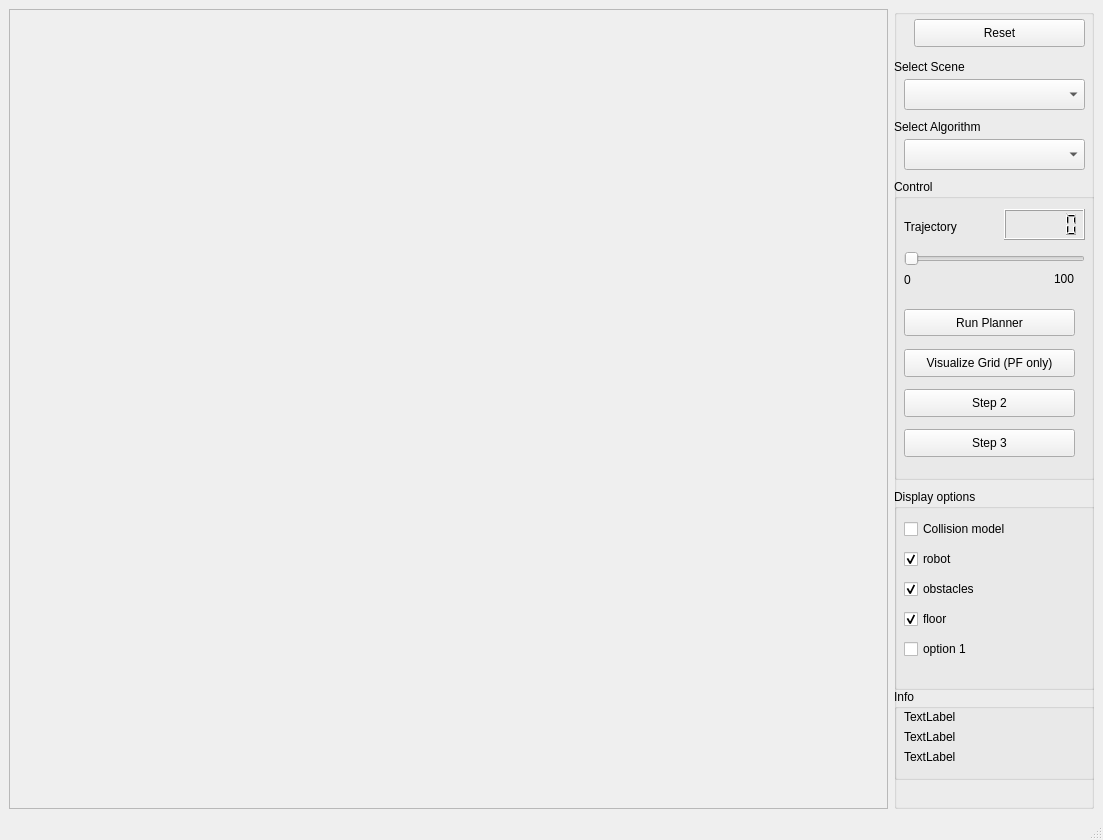
<?xml version="1.0" encoding="UTF-8"?>
<ui version="4.0">
 <class>PathPlanning</class>
 <widget class="QMainWindow" name="PathPlanning">
  <property name="geometry">
   <rect>
    <x>0</x>
    <y>0</y>
    <width>1103</width>
    <height>840</height>
   </rect>
  </property>
  <property name="windowTitle">
   <string>PathPlanning</string>
  </property>
  <widget class="QWidget" name="centralwidget">
   <layout class="QGridLayout" name="gridLayout">
    <item row="0" column="0">
     <widget class="QFrame" name="frameViewer">
      <property name="frameShape">
       <enum>QFrame::StyledPanel</enum>
      </property>
      <property name="frameShadow">
       <enum>QFrame::Raised</enum>
      </property>
     </widget>
    </item>
    <item row="0" column="1">
     <widget class="QGroupBox" name="groupBox">
      <property name="maximumSize">
       <size>
        <width>200</width>
        <height>16777215</height>
       </size>
      </property>
      <property name="title">
       <string/>
      </property>
      <widget class="QPushButton" name="pushButtonReset">
       <property name="geometry">
        <rect>
         <x>20</x>
         <y>10</y>
         <width>171</width>
         <height>28</height>
        </rect>
       </property>
       <property name="text">
        <string>Reset</string>
       </property>
      </widget>
      <widget class="QGroupBox" name="groupBox_2">
       <property name="geometry">
        <rect>
         <x>0</x>
         <y>480</y>
         <width>201</width>
         <height>201</height>
        </rect>
       </property>
       <property name="title">
        <string>Display options</string>
       </property>
       <widget class="QCheckBox" name="checkBoxColModel">
        <property name="geometry">
         <rect>
          <x>10</x>
          <y>30</y>
          <width>131</width>
          <height>20</height>
         </rect>
        </property>
        <property name="text">
         <string>Collision model</string>
        </property>
       </widget>
       <widget class="QCheckBox" name="checkBoxRobot">
        <property name="geometry">
         <rect>
          <x>10</x>
          <y>60</y>
          <width>131</width>
          <height>20</height>
         </rect>
        </property>
        <property name="text">
         <string>robot</string>
        </property>
        <property name="checked">
         <bool>true</bool>
        </property>
       </widget>
       <widget class="QCheckBox" name="checkBoxObstacles">
        <property name="geometry">
         <rect>
          <x>10</x>
          <y>90</y>
          <width>131</width>
          <height>20</height>
         </rect>
        </property>
        <property name="text">
         <string>obstacles</string>
        </property>
        <property name="checked">
         <bool>true</bool>
        </property>
       </widget>
       <widget class="QCheckBox" name="checkBoxFloor">
        <property name="geometry">
         <rect>
          <x>10</x>
          <y>120</y>
          <width>131</width>
          <height>20</height>
         </rect>
        </property>
        <property name="text">
         <string>floor</string>
        </property>
        <property name="checked">
         <bool>true</bool>
        </property>
       </widget>
       <widget class="QCheckBox" name="checkBoxOption1">
        <property name="geometry">
         <rect>
          <x>10</x>
          <y>150</y>
          <width>131</width>
          <height>20</height>
         </rect>
        </property>
        <property name="text">
         <string>option 1</string>
        </property>
       </widget>
      </widget>
      <widget class="QGroupBox" name="groupBox_3">
       <property name="geometry">
        <rect>
         <x>0</x>
         <y>170</y>
         <width>201</width>
         <height>301</height>
        </rect>
       </property>
       <property name="title">
        <string>Control</string>
       </property>
       <property name="flat">
        <bool>false</bool>
       </property>
       <property name="checkable">
        <bool>false</bool>
       </property>
       <widget class="QLabel" name="label_2">
        <property name="geometry">
         <rect>
          <x>10</x>
          <y>40</y>
          <width>71</width>
          <height>16</height>
         </rect>
        </property>
        <property name="text">
         <string>Trajectory</string>
        </property>
       </widget>
       <widget class="QLCDNumber" name="lcdNumberTrajectory">
        <property name="geometry">
         <rect>
          <x>110</x>
          <y>30</y>
          <width>81</width>
          <height>31</height>
         </rect>
        </property>
        <property name="smallDecimalPoint">
         <bool>true</bool>
        </property>
        <property name="digitCount">
         <number>5</number>
        </property>
        <property name="value" stdset="0">
         <double>0.000000000000000</double>
        </property>
       </widget>
       <widget class="QSlider" name="horizontalSliderTrajectory">
        <property name="geometry">
         <rect>
          <x>10</x>
          <y>70</y>
          <width>181</width>
          <height>20</height>
         </rect>
        </property>
        <property name="maximum">
         <number>1000</number>
        </property>
        <property name="pageStep">
         <number>50</number>
        </property>
        <property name="orientation">
         <enum>Qt::Horizontal</enum>
        </property>
       </widget>
       <widget class="QLabel" name="labelMinPos">
        <property name="geometry">
         <rect>
          <x>10</x>
          <y>90</y>
          <width>91</width>
          <height>21</height>
         </rect>
        </property>
        <property name="text">
         <string>0</string>
        </property>
       </widget>
       <widget class="QLabel" name="labelMaxPos">
        <property name="geometry">
         <rect>
          <x>160</x>
          <y>90</y>
          <width>41</width>
          <height>20</height>
         </rect>
        </property>
        <property name="layoutDirection">
         <enum>Qt::RightToLeft</enum>
        </property>
        <property name="text">
         <string>100</string>
        </property>
       </widget>
       <widget class="QPushButton" name="visualizeGridButton">
        <property name="geometry">
         <rect>
          <x>10</x>
          <y>170</y>
          <width>171</width>
          <height>28</height>
         </rect>
        </property>
        <property name="text">
         <string>Visualize Grid (PF only)</string>
        </property>
       </widget>
       <widget class="QPushButton" name="pushButtonStep2">
        <property name="geometry">
         <rect>
          <x>10</x>
          <y>210</y>
          <width>171</width>
          <height>28</height>
         </rect>
        </property>
        <property name="text">
         <string>Step 2</string>
        </property>
       </widget>
       <widget class="QPushButton" name="pushButtonStep3">
        <property name="geometry">
         <rect>
          <x>10</x>
          <y>250</y>
          <width>171</width>
          <height>28</height>
         </rect>
        </property>
        <property name="text">
         <string>Step 3</string>
        </property>
       </widget>
       <widget class="QPushButton" name="pushButtonRunPlanner">
        <property name="geometry">
         <rect>
          <x>10</x>
          <y>130</y>
          <width>171</width>
          <height>27</height>
         </rect>
        </property>
        <property name="text">
         <string>Run Planner</string>
        </property>
       </widget>
      </widget>
      <widget class="QGroupBox" name="groupBox_5">
       <property name="geometry">
        <rect>
         <x>0</x>
         <y>680</y>
         <width>201</width>
         <height>91</height>
        </rect>
       </property>
       <property name="title">
        <string>Info</string>
       </property>
       <widget class="QLabel" name="labelInfo1">
        <property name="geometry">
         <rect>
          <x>10</x>
          <y>20</y>
          <width>181</width>
          <height>16</height>
         </rect>
        </property>
        <property name="text">
         <string>TextLabel</string>
        </property>
       </widget>
       <widget class="QLabel" name="labelInfo2">
        <property name="geometry">
         <rect>
          <x>10</x>
          <y>40</y>
          <width>191</width>
          <height>16</height>
         </rect>
        </property>
        <property name="text">
         <string>TextLabel</string>
        </property>
       </widget>
       <widget class="QLabel" name="labelInfo3">
        <property name="geometry">
         <rect>
          <x>10</x>
          <y>60</y>
          <width>191</width>
          <height>16</height>
         </rect>
        </property>
        <property name="text">
         <string>TextLabel</string>
        </property>
       </widget>
      </widget>
      <widget class="QLabel" name="label_3">
       <property name="geometry">
        <rect>
         <x>0</x>
         <y>50</y>
         <width>131</width>
         <height>16</height>
        </rect>
       </property>
       <property name="text">
        <string>Select Scene</string>
       </property>
      </widget>
      <widget class="QComboBox" name="comboBoxScene">
       <property name="geometry">
        <rect>
         <x>10</x>
         <y>70</y>
         <width>181</width>
         <height>31</height>
        </rect>
       </property>
      </widget>
      <widget class="QLabel" name="label_4">
       <property name="geometry">
        <rect>
         <x>0</x>
         <y>110</y>
         <width>131</width>
         <height>16</height>
        </rect>
       </property>
       <property name="text">
        <string>Select Algorithm</string>
       </property>
      </widget>
      <widget class="QComboBox" name="comboBoxAlgo">
       <property name="geometry">
        <rect>
         <x>10</x>
         <y>130</y>
         <width>181</width>
         <height>31</height>
        </rect>
       </property>
      </widget>
     </widget>
    </item>
   </layout>
  </widget>
  <widget class="QMenuBar" name="menubar">
   <property name="geometry">
    <rect>
     <x>0</x>
     <y>0</y>
     <width>1103</width>
     <height>22</height>
    </rect>
   </property>
  </widget>
  <widget class="QStatusBar" name="statusbar"/>
 </widget>
 <resources/>
 <connections/>
</ui>
